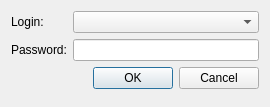
<?xml version="1.0" encoding="UTF-8"?>
<ui version="4.0">
 <class>LoginDialogLocal</class>
 <widget class="QDialog" name="LoginDialogLocal">
  <property name="geometry">
   <rect>
    <x>0</x>
    <y>0</y>
    <width>270</width>
    <height>107</height>
   </rect>
  </property>
  <property name="windowTitle">
   <string>Login</string>
  </property>
  <layout class="QFormLayout" name="formLayout">
   <property name="fieldGrowthPolicy">
    <enum>QFormLayout::AllNonFixedFieldsGrow</enum>
   </property>
   <item row="0" column="0">
    <widget class="QLabel" name="label">
     <property name="text">
      <string>Login:</string>
     </property>
    </widget>
   </item>
   <item row="1" column="0">
    <widget class="QLabel" name="label_2">
     <property name="text">
      <string>Password:</string>
     </property>
    </widget>
   </item>
   <item row="1" column="1">
    <widget class="QLineEdit" name="password">
     <property name="echoMode">
      <enum>QLineEdit::Password</enum>
     </property>
    </widget>
   </item>
   <item row="2" column="0" colspan="2">
    <widget class="QDialogButtonBox" name="buttonBox">
     <property name="orientation">
      <enum>Qt::Horizontal</enum>
     </property>
     <property name="standardButtons">
      <set>QDialogButtonBox::Cancel|QDialogButtonBox::Ok</set>
     </property>
    </widget>
   </item>
   <item row="0" column="1">
    <widget class="QComboBox" name="login"/>
   </item>
  </layout>
 </widget>
 <resources/>
 <connections>
  <connection>
   <sender>buttonBox</sender>
   <signal>rejected()</signal>
   <receiver>LoginDialogLocal</receiver>
   <slot>reject()</slot>
   <hints>
    <hint type="sourcelabel">
     <x>316</x>
     <y>260</y>
    </hint>
    <hint type="destinationlabel">
     <x>286</x>
     <y>274</y>
    </hint>
   </hints>
  </connection>
  <connection>
   <sender>buttonBox</sender>
   <signal>accepted()</signal>
   <receiver>LoginDialogLocal</receiver>
   <slot>accept()</slot>
   <hints>
    <hint type="sourcelabel">
     <x>134</x>
     <y>84</y>
    </hint>
    <hint type="destinationlabel">
     <x>134</x>
     <y>53</y>
    </hint>
   </hints>
  </connection>
 </connections>
</ui>
